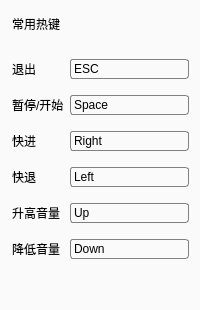
        <widget class="QWidget" name="mousepage">
         <property name="styleSheet">
          <string notr="true">background-color: rgb(250, 250, 250);</string>
         </property>
         <layout class="QGridLayout" name="gridLayout_6">
          <property name="leftMargin">
           <number>12</number>
          </property>
          <item row="6" column="1">
           <widget class="QLineEdit" name="startEdit">
            <property name="styleSheet">
             <string notr="true">QLineEdit {
	font: 25 10pt &quot;Microsoft YaHei UI&quot;;
	border:1px solid gray;
	border-radius:3px;
	padding: 1px;
        }
QLineEdit:hover{
       border-color:rgb(53, 134, 255);
}
QLineEdit:checked{
	
    border-color: #3586FF;

}</string>
            </property>
            <property name="text">
             <string>Space</string>
            </property>
           </widget>
          </item>
          <item row="14" column="0">
           <widget class="QLabel" name="label_26">
            <property name="styleSheet">
             <string notr="true">font: 25 10pt &quot;Microsoft YaHei UI&quot;;</string>
            </property>
            <property name="text">
             <string>降低音量</string>
            </property>
           </widget>
          </item>
          <item row="11" column="1">
           <spacer name="verticalSpacer_16">
            <property name="orientation">
             <enum>Qt::Vertical</enum>
            </property>
            <property name="sizeType">
             <enum>QSizePolicy::Fixed</enum>
            </property>
            <property name="sizeHint" stdset="0">
             <size>
              <width>20</width>
              <height>10</height>
             </size>
            </property>
           </spacer>
          </item>
          <item row="10" column="0">
           <widget class="QLabel" name="label_24">
            <property name="styleSheet">
             <string notr="true">font: 25 10pt &quot;Microsoft YaHei UI&quot;;</string>
            </property>
            <property name="text">
             <string>快退</string>
            </property>
           </widget>
          </item>
          <item row="9" column="1">
           <spacer name="verticalSpacer_15">
            <property name="orientation">
             <enum>Qt::Vertical</enum>
            </property>
            <property name="sizeType">
             <enum>QSizePolicy::Minimum</enum>
            </property>
            <property name="sizeHint" stdset="0">
             <size>
              <width>20</width>
              <height>10</height>
             </size>
            </property>
           </spacer>
          </item>
          <item row="3" column="1">
           <widget class="QLineEdit" name="exitEdit">
            <property name="enabled">
             <bool>true</bool>
            </property>
            <property name="styleSheet">
             <string notr="true">QLineEdit {
	font: 25 10pt &quot;Microsoft YaHei UI&quot;;
	border:1px solid gray;
	border-radius:3px;
	padding: 1px;
        }
QLineEdit:hover{
       border-color:rgb(53, 134, 255);
}
QLineEdit:checked{
	
    border-color: #3586FF;

}</string>
            </property>
            <property name="text">
             <string>ESC</string>
            </property>
           </widget>
          </item>
          <item row="4" column="1">
           <spacer name="verticalSpacer_13">
            <property name="orientation">
             <enum>Qt::Vertical</enum>
            </property>
            <property name="sizeType">
             <enum>QSizePolicy::Fixed</enum>
            </property>
            <property name="sizeHint" stdset="0">
             <size>
              <width>20</width>
              <height>10</height>
             </size>
            </property>
           </spacer>
          </item>
          <item row="7" column="1">
           <spacer name="verticalSpacer_14">
            <property name="orientation">
             <enum>Qt::Vertical</enum>
            </property>
            <property name="sizeType">
             <enum>QSizePolicy::Fixed</enum>
            </property>
            <property name="sizeHint" stdset="0">
             <size>
              <width>20</width>
              <height>10</height>
             </size>
            </property>
           </spacer>
          </item>
          <item row="2" column="0">
           <spacer name="verticalSpacer_18">
            <property name="orientation">
             <enum>Qt::Vertical</enum>
            </property>
            <property name="sizeType">
             <enum>QSizePolicy::Minimum</enum>
            </property>
            <property name="sizeHint" stdset="0">
             <size>
              <width>20</width>
              <height>20</height>
             </size>
            </property>
           </spacer>
          </item>
          <item row="15" column="1">
           <spacer name="verticalSpacer_12">
            <property name="orientation">
             <enum>Qt::Vertical</enum>
            </property>
            <property name="sizeHint" stdset="0">
             <size>
              <width>20</width>
              <height>40</height>
             </size>
            </property>
           </spacer>
          </item>
          <item row="10" column="1">
           <widget class="QLineEdit" name="backingEdit">
            <property name="styleSheet">
             <string notr="true">QLineEdit {
	font: 25 10pt &quot;Microsoft YaHei UI&quot;;
	border:1px solid gray;
	border-radius:3px;
	padding: 1px;
        }
QLineEdit:hover{
       border-color:rgb(53, 134, 255);
}
QLineEdit:checked{
	
    border-color: #3586FF;

}</string>
            </property>
            <property name="text">
             <string>Left</string>
            </property>
           </widget>
          </item>
          <item row="14" column="1">
           <widget class="QLineEdit" name="voiceDownEdit">
            <property name="styleSheet">
             <string notr="true">QLineEdit {
	font: 25 10pt &quot;Microsoft YaHei UI&quot;;
	border:1px solid gray;
	border-radius:3px;
	padding: 1px;
        }
QLineEdit:hover{
       border-color:rgb(53, 134, 255);
}
QLineEdit:checked{
	
    border-color: #3586FF;

}</string>
            </property>
            <property name="text">
             <string>Down</string>
            </property>
           </widget>
          </item>
          <item row="8" column="1">
           <widget class="QLineEdit" name="speedingEdit">
            <property name="styleSheet">
             <string notr="true">QLineEdit {
	font: 25 10pt &quot;Microsoft YaHei UI&quot;;
	border:1px solid gray;
	border-radius:3px;
	padding: 1px;
        }
QLineEdit:hover{
       border-color:rgb(53, 134, 255);
}
QLineEdit:checked{
	
    border-color: #3586FF;

}</string>
            </property>
            <property name="text">
             <string>Right</string>
            </property>
           </widget>
          </item>
          <item row="3" column="0">
           <widget class="QLabel" name="label_21">
            <property name="styleSheet">
             <string notr="true">font: 25 10pt &quot;Microsoft YaHei UI&quot;;</string>
            </property>
            <property name="text">
             <string>退出</string>
            </property>
           </widget>
          </item>
          <item row="1" column="0">
           <widget class="QLabel" name="label_7">
            <property name="styleSheet">
             <string notr="true">font: 12pt &quot;Microsoft YaHei UI&quot;;</string>
            </property>
            <property name="text">
             <string>常用热键</string>
            </property>
           </widget>
          </item>
          <item row="12" column="1">
           <widget class="QLineEdit" name="voiceUpEdit">
            <property name="styleSheet">
             <string notr="true">QLineEdit {
	font: 25 10pt &quot;Microsoft YaHei UI&quot;;
	border:1px solid gray;
	border-radius:3px;
	padding: 1px;
        }
QLineEdit:hover{
       border-color:rgb(53, 134, 255);
}
QLineEdit:checked{
	
    border-color: #3586FF;

}</string>
            </property>
            <property name="text">
             <string>Up</string>
            </property>
           </widget>
          </item>
          <item row="13" column="1">
           <spacer name="verticalSpacer_17">
            <property name="orientation">
             <enum>Qt::Vertical</enum>
            </property>
            <property name="sizeType">
             <enum>QSizePolicy::Fixed</enum>
            </property>
            <property name="sizeHint" stdset="0">
             <size>
              <width>20</width>
              <height>10</height>
             </size>
            </property>
           </spacer>
          </item>
          <item row="6" column="0">
           <widget class="QLabel" name="label_22">
            <property name="styleSheet">
             <string notr="true">font: 25 10pt &quot;Microsoft YaHei UI&quot;;</string>
            </property>
            <property name="text">
             <string>暂停/开始</string>
            </property>
           </widget>
          </item>
          <item row="8" column="0">
           <widget class="QLabel" name="label_23">
            <property name="styleSheet">
             <string notr="true">font: 25 10pt &quot;Microsoft YaHei UI&quot;;</string>
            </property>
            <property name="text">
             <string>快进</string>
            </property>
           </widget>
          </item>
          <item row="12" column="0">
           <widget class="QLabel" name="label_25">
            <property name="styleSheet">
             <string notr="true">font: 25 10pt &quot;Microsoft YaHei UI&quot;;</string>
            </property>
            <property name="text">
             <string>升高音量</string>
            </property>
           </widget>
          </item>
          <item row="0" column="0">
           <spacer name="verticalSpacer_19">
            <property name="orientation">
             <enum>Qt::Vertical</enum>
            </property>
            <property name="sizeType">
             <enum>QSizePolicy::Fixed</enum>
            </property>
            <property name="sizeHint" stdset="0">
             <size>
              <width>20</width>
              <height>4</height>
             </size>
            </property>
           </spacer>
          </item>
         </layout>
        </widget>
